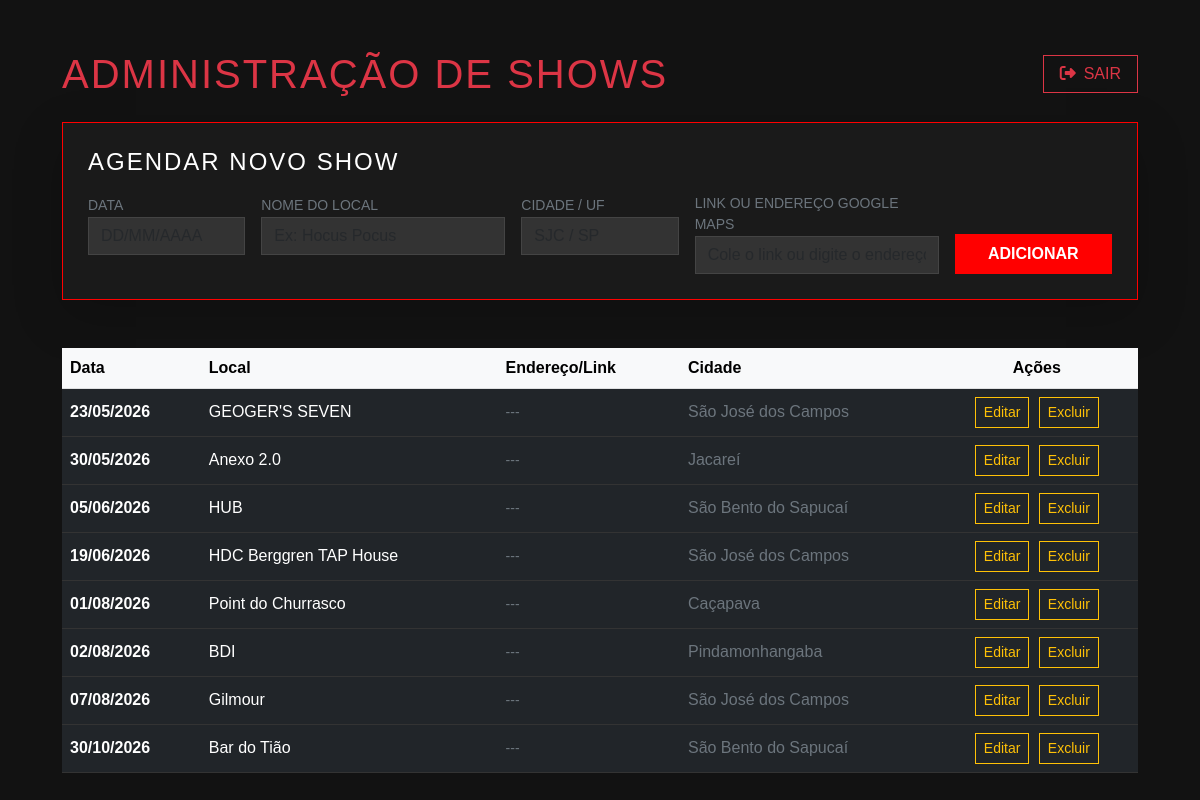
Before: /admin (signed in) with the older database file.
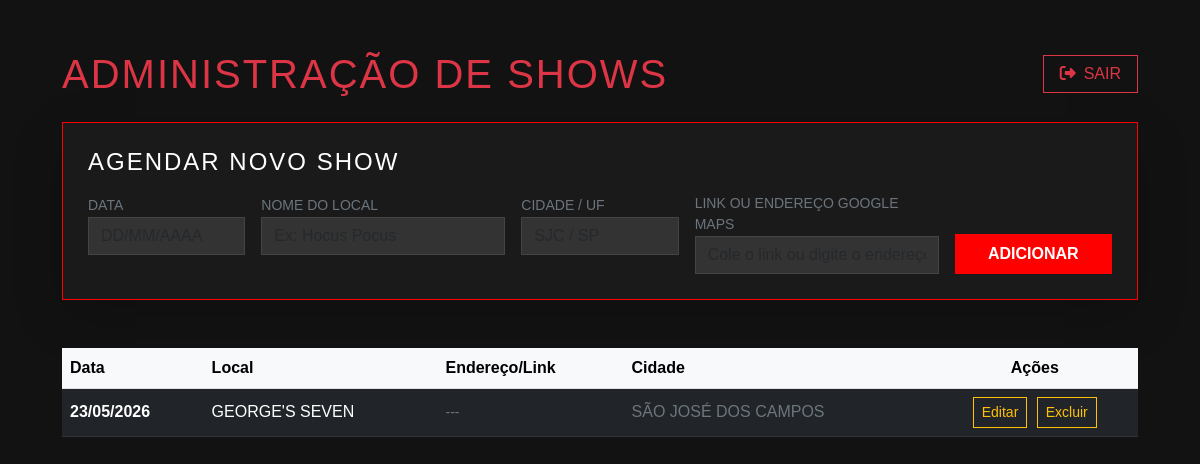
After: the same page with the newer database file.
### tables this page shows
CREATE TABLE shows (
                id INTEGER PRIMARY KEY AUTOINCREMENT,
                data TEXT NOT NULL,
                local TEXT NOT NULL,
                cidade TEXT NOT NULL,
                link_maps TEXT
            );

### app.py (the view, shortened to what this page needs)
@app.route('/admin', methods=['GET', 'POST'])
def admin():
    if not usuario_esta_logado():
        return redirect(url_for('login'))
    conexao = obter_conexao_db()
    shows_db = conexao.execute('SELECT * FROM shows').fetchall()
    conexao.close()
    return render_template('admin.html', shows=ordenar_shows(shows_db), show_edit=None)

### app.py (called while the page is built)
def obter_conexao_db():
    conexao = sqlite3.connect(DATABASE)
    conexao.row_factory = sqlite3.Row
    return conexao

def ordenar_shows(lista_rows):
    try:
        return sorted(
            lista_rows,
            key=lambda x: datetime.strptime(x['data'], '%d/%m/%Y')
        )
    except Exception:
        return lista_rows

def usuario_esta_logado():
    return 'logado' in session and session['logado'] == True

### templates/admin.html (shortened to what this page needs)
<!DOCTYPE html>
<html lang="pt-br">
<head>
    <link href="https://cdn.jsdelivr.net/npm/bootstrap@5.3.0/dist/css/bootstrap.min.css" rel="stylesheet">
    <link rel="stylesheet" href="https://cdnjs.cloudflare.com/ajax/libs/font-awesome/6.4.0/css/all.min.css">
</head>
<body>
    <div class="container">
        <div class="d-flex justify-content-between align-items-center mb-4">
            <h1 class="text-danger m-0">ADMINISTRAÇÃO DE SHOWS</h1>
            <a href="{{ url_for('logout') }}" class="btn btn-outline-danger rounded-0 px-3">
                <i class="fas fa-sign-out-alt me-2"></i>SAIR
            </a>
        </div>
        <div class="card-admin mb-5 shadow-lg">
            <h4 class="mb-3">{% if show_edit %}Editar Show{% else %}Agendar Novo Show{% endif %}</h4>
            <form action="{% if show_edit %}{{ url_for('atualizar_show', id=show_edit.id) }}{% else %}{{ url_for('admin') }}{% endif %}" method="POST" class="row g-3">
                <div class="col-md-2">
                    <label class="small text-secondary">DATA</label>
                    <input type="text" name="data" class="form-control" placeholder="DD/MM/AAAA" value="{{ show_edit.data if show_edit else '' }}" required>
                </div>
                <div class="col-md-3">
                    <label class="small text-secondary">NOME DO LOCAL</label>
                    <input type="text" name="local" class="form-control" placeholder="Ex: Hocus Pocus" value="{{ show_edit.local if show_edit else '' }}" required>
                </div>
                <div class="col-md-2">
                    <label class="small text-secondary">CIDADE / UF</label>
                    <input type="text" name="cidade" class="form-control" placeholder="SJC / SP" value="{{ show_edit.cidade if show_edit else '' }}" required>
                </div>
                <div class="col-md-3">
                    <label class="small text-secondary">LINK OU ENDEREÇO GOOGLE MAPS</label>
                    <input type="text" name="endereco" class="form-control" placeholder="Cole o link ou digite o endereço" value="{{ show_edit.endereco if show_edit else '' }}">
                </div>
                <div class="col-md-2 d-flex align-items-end gap-2">
                    <button type="submit" class="btn btn-danger w-100 py-2">
                        {% if show_edit %}SALVAR{% else %}ADICIONAR{% endif %}
                    </button>
                </div>
            </form>
        </div>
        <div class="table-responsive">
            <table class="table table-dark table-hover align-middle">
                <thead class="table-light text-dark">
                    <tr>
                        <th>Data</th>
                        <th>Local</th>
                        <th>Endereço/Link</th>
                        <th>Cidade</th>
                        <th class="text-center">Ações</th>
                    </tr>
                </thead>
                <tbody>
                    {% for show in shows %}
                    <tr>
                        <td class="fw-bold">{{ show.data }}</td>
                        <td>{{ show.local }}</td>
                        <td class="small text-secondary" style="max-width: 200px; overflow: hidden; text-overflow: ellipsis; white-space: nowrap;">
                            {{ show.endereco or '---' }}
                        </td>
                        <td class="text-secondary">{{ show.cidade }}</td>
                        <td class="text-center">
                            <a href="{{ url_for('editar_show', id=show.id) }}" class="btn btn-sm btn-edit">Editar</a>
                            <a href="{{ url_for('excluir', id=show.id) }}"
                               class="btn btn-sm btn-outline-warning rounded-0"
                               onclick="return confirm('Tem certeza que deseja remover este show?')">
                               Excluir
                            </a>
                        </td>
                    </tr>
                    {% endfor %}
                </tbody>
            </table>
        </div>
    </div>
</body>
</html>

### templates/admin.html (style rules this page uses)
body { background: #121212; color: white; padding: 50px; font-family: sans-serif; }
.card-admin { background: #1a1a1a; border: 1px solid #ff0000; padding: 25px; border-radius: 0; }
input { background: #333 !important; color: white !important; border: 1px solid #444 !important; border-radius: 0 !important; }
.table { border-color: #333; }
.btn-danger { background-color: #ff0000; border: none; border-radius: 0; font-weight: bold; }
.btn-edit { color: #ffc107; border-color: #ffc107; border-radius: 0; margin-right: 5px; }
h1, h4 { letter-spacing: 2px; text-transform: uppercase; }

Changed rows visible on the page:
removed shows: data "30/05/2026", local "Anexo 2.0", endereco "---", cidade "Jacareí"
removed shows: data "05/06/2026", local "HUB", endereco "---", cidade "São Bento do Sapucaí"
removed shows: data "19/06/2026", local "HDC Berggren TAP House", endereco "---", cidade "São José dos Campos"
removed shows: data "01/08/2026", local "Point do Churrasco", endereco "---", cidade "Caçapava"
removed shows: data "02/08/2026", local "BDI", endereco "---", cidade "Pindamonhangaba"
removed shows: data "07/08/2026", local "Gilmour", endereco "---", cidade "São José dos Campos"
removed shows: data "30/10/2026", local "Bar do Tião", endereco "---", cidade "São Bento do Sapucaí"
changed shows: local "GEOGER'S SEVEN" → "GEORGE'S SEVEN"; cidade "São José dos Campos" → "SÃO JOSÉ DOS CAMPOS"
